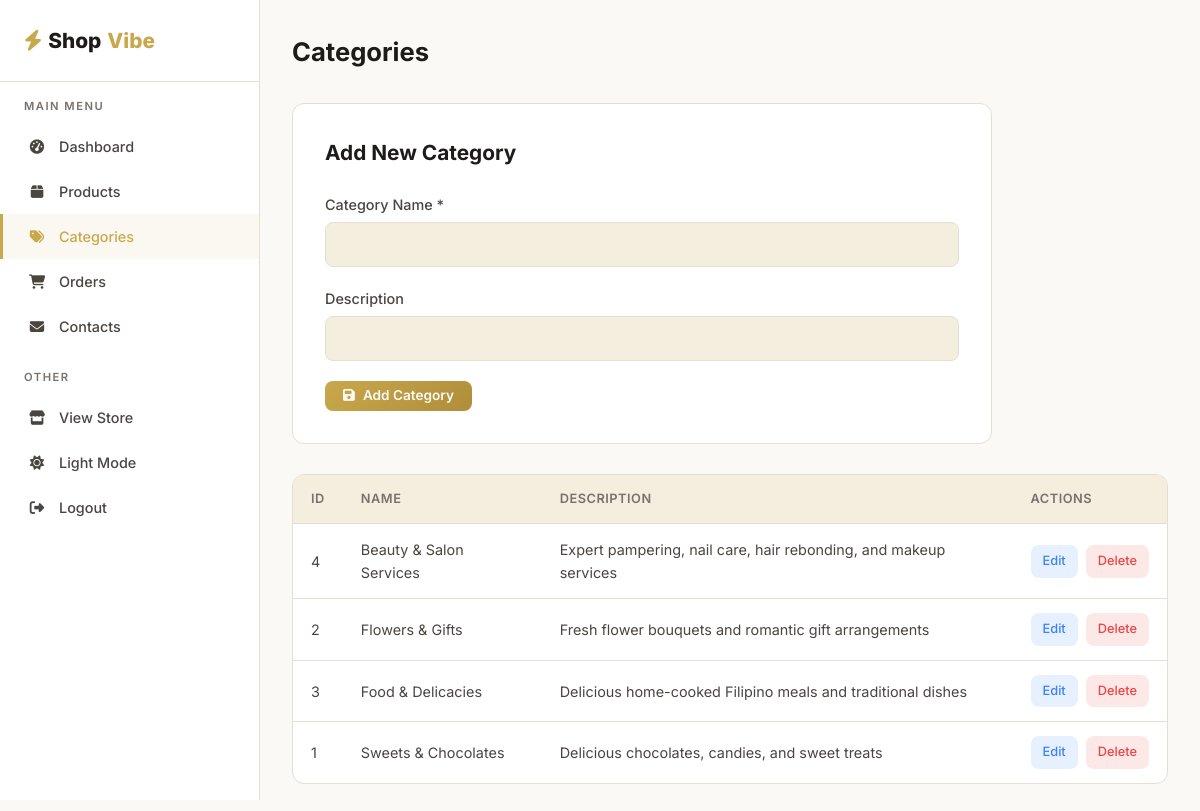
Screenshot of /e-commerceSystem/admin/categories.php (signed in) with the database file from the repository.
### tables this page shows
CREATE TABLE `categories` (
  `id` INT AUTO_INCREMENT PRIMARY KEY,
  `name` VARCHAR(100) NOT NULL,
  `description` TEXT,
  `created_at` TIMESTAMP DEFAULT CURRENT_TIMESTAMP
);

### e-commerceSystem/includes/functions.php (called while the page is built, shortened)
<?php
function sanitize(string $data): string {
    return htmlspecialchars(trim($data), ENT_QUOTES, 'UTF-8');
}
function baseUrl(string $path = ''): string {
    return '/e-commerceSystem/' . ltrim($path, '/');
}

### e-commerceSystem/admin/categories.php (the view, shortened to what this page needs)
<?php
require_once __DIR__ . '/includes/admin_header.php';
$categories = $pdo->query("SELECT * FROM categories ORDER BY name")->fetchAll();
$editCat = null;
?>
<div class="admin-header">
    <h1>Categories</h1>
</div>
<div class="admin-form-card" style="margin-bottom: 30px;">
    <h2><?= $editCat ? 'Edit Category' : 'Add New Category' ?></h2>
    <form method="POST">
        <div class="form-group">
            <label for="name">Category Name *</label>
            <input type="text" id="name" name="name" class="form-control" value="<?= sanitize($editCat['name'] ?? '') ?>" required>
        </div>
        <div class="form-group">
            <label for="description">Description</label>
            <input type="text" id="description" name="description" class="form-control" value="<?= sanitize($editCat['description'] ?? '') ?>">
        </div>
        <div style="display: flex; gap: 10px;">
            <button type="submit" class="btn btn-primary btn-sm">
                <i class="fas fa-save"></i> <?= $editCat ? 'Update' : 'Add Category' ?>
            </button>
        </div>
    </form>
</div>
<div class="admin-table-wrapper">
    <table class="admin-table">
        <thead>
            <tr>
                <th>ID</th>
                <th>Name</th>
                <th>Description</th>
                <th>Actions</th>
            </tr>
        </thead>
        <tbody>
            <?php foreach ($categories as $cat): ?>
            <tr>
                <td><?= $cat['id'] ?></td>
                <td><?= sanitize($cat['name']) ?></td>
                <td><?= sanitize($cat['description'] ?? '—') ?></td>
                <td>
                    <div class="table-actions">
                        <a href="<?= baseUrl('admin/categories.php?edit=' . $cat['id']) ?>" class="action-edit">Edit</a>
                        <a href="<?= baseUrl('admin/categories.php?delete=' . $cat['id']) ?>" class="action-delete confirm-delete">Delete</a>
                    </div>
                </td>
            </tr>
            <?php endforeach; ?>
        </tbody>
    </table>
</div>
<?php require_once __DIR__ . '/includes/admin_footer.php'; ?>

### e-commerceSystem/assets/css/style.css (style rules this page uses)
:root { --primary: #c9a84c; --primary-dark: #b08d3a; --primary-light: #e8d48b; --bg-dark: #0b0f1a; --bg-card: #111827; --bg-card-hover: #1a2332; --bg-surface: #151c2c; --text-primary: #f1f5f9; --text-secondary: #94a3b8; --text-muted: #64748b; --border-color: #1e293b; --success: #22c55e; --error: #ef4444; --warning: #f59e0b; --info: #3b82f6; --radius: 12px; --radius-sm: 8px; --radius-lg: 16px; --shadow: 0 4px 20px rgba(0,0,0,0.3); --shadow-lg: 0 8px 40px rgba(0,0,0,0.4); --transition: all 0.3s ease; --font: 'Inter', -apple-system, BlinkMacSystemFont, sans-serif; --container-width: 1200px; --nav-bg: rgba(11,15,26,0.85); --dropdown-bg: rgba(30, 41, 59, 0.95); --grad-1: #111827; --grad-2: #0f172a; --grad-auth-1: rgba(11, 15, 26, 0.4); --grad-auth-2: rgba(11, 15, 26, 0.9); }
:root.light-mode { --bg-dark: #faf9f6; --bg-card: #ffffff; --bg-card-hover: #fdfaf3; --bg-surface: #f4eedf; --text-primary: #1e1b18; --text-secondary: #4a453f; --text-muted: #78716c; --border-color: #e5dfd3; --nav-bg: rgba(250, 249, 246, 0.85); --dropdown-bg: rgba(255, 255, 255, 0.95); --grad-1: #f3e9d2; --grad-2: #e8d7b3; --grad-auth-1: rgba(250, 249, 246, 0.7); --grad-auth-2: rgba(250, 249, 246, 0.95); }
*, *::before, *::after { box-sizing: border-box; margin: 0; padding: 0; }
html, body { overflow-x: hidden; width: 100%; position: relative; max-width: 100vw; }
html { scroll-behavior: smooth; }
body { font-family: var(--font); background: var(--bg-dark); color: var(--text-primary); line-height: 1.6; min-height: 100vh; -webkit-font-smoothing: antialiased; position: relative; }
a { color: var(--primary); text-decoration: none; transition: var(--transition); }
.btn { display: inline-flex; align-items: center; justify-content: center; gap: 8px; padding: 12px 28px; border-radius: var(--radius-sm); font-weight: 600; font-size: 0.95rem; font-family: var(--font); cursor: pointer; transition: var(--transition); border: none; text-align: center; line-height: 1; }
.btn-primary { background: linear-gradient(135deg, var(--primary), var(--primary-dark)); color: var(--bg-dark); }
.btn-sm { padding: 8px 18px; font-size: 0.85rem; }
.form-group { margin-bottom: 20px; }
.form-group label { display: block; margin-bottom: 6px; font-weight: 500; font-size: 0.9rem; color: var(--text-secondary); }
.form-control { width: 100%; padding: 12px 16px; background: var(--bg-surface); border: 1px solid var(--border-color); border-radius: var(--radius-sm); color: var(--text-primary); font-size: 0.95rem; font-family: var(--font); transition: var(--transition); }
.admin-header { display: flex; justify-content: space-between; align-items: center; margin-bottom: 30px; }
.admin-header h1 { font-size: 1.6rem; }
.admin-table-wrapper { background: var(--bg-card); border: 1px solid var(--border-color); border-radius: var(--radius); overflow-x: auto; }
.admin-table { width: 100%; border-collapse: collapse; }
.admin-table th { background: var(--bg-surface); padding: 14px 18px; text-align: left; font-size: 0.8rem; font-weight: 600; color: var(--text-muted); text-transform: uppercase; letter-spacing: 0.5px; border-bottom: 1px solid var(--border-color); }
.admin-table td { padding: 14px 18px; font-size: 0.9rem; color: var(--text-secondary); border-bottom: 1px solid var(--border-color); }
.admin-table tr:last-child td { border-bottom: none; }
.table-actions { display: flex; gap: 8px; }
.table-actions a, .table-actions button { padding: 6px 12px; border-radius: var(--radius-sm); font-size: 0.8rem; font-weight: 500; cursor: pointer; transition: var(--transition); border: none; font-family: var(--font); }
.action-edit { background: rgba(59,130,246,0.12); color: var(--info); }
.action-delete { background: rgba(239,68,68,0.12); color: var(--error); }
.admin-form-card { background: var(--bg-card); border: 1px solid var(--border-color); border-radius: var(--radius); padding: 32px; max-width: 700px; }
.admin-form-card h2 { font-size: 1.3rem; margin-bottom: 24px; }

### rows the page displays
categories: id "4", name "Beauty & Salon Services", description "Expert pampering, nail care, hair rebonding, and makeup services"
categories: id "2", name "Flowers & Gifts", description "Fresh flower bouquets and romantic gift arrangements"
categories: id "3", name "Food & Delicacies", description "Delicious home-cooked Filipino meals and traditional dishes"
categories: id "1", name "Sweets & Chocolates", description "Delicious chocolates, candies, and sweet treats"
